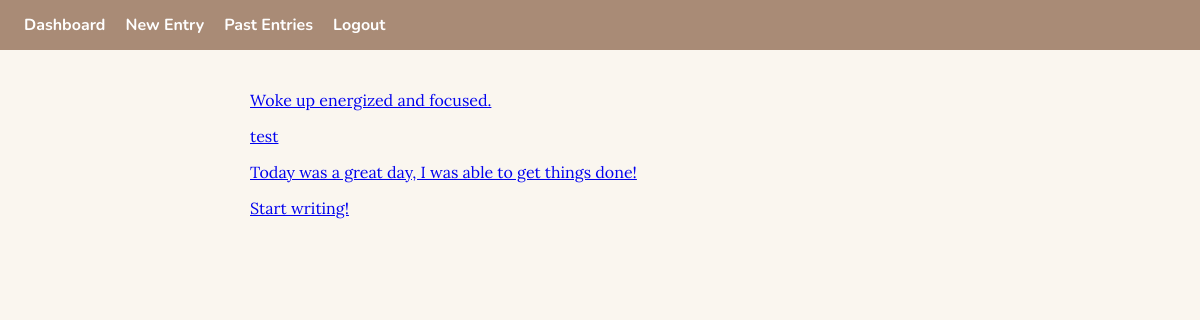
Before: /entries (signed in) with the older database file.
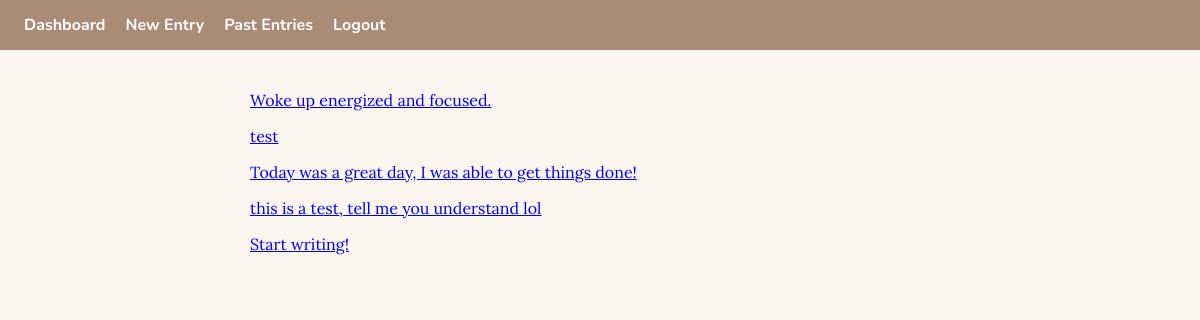
After: the same page with the newer database file.
### app.py (models this page shows)
class Entry(db.Model):
                id = db.Column(db.Integer, primary_key=True)
                content = db.Column(db.Text, nullable=False)
                mode = db.Column(db.String(10), default="Personal")
                ai = db.Column(db.Text, nullable=True)
                mood = db.Column(db.Integer, nullable=True)
                created_at = db.Column(db.DateTime, default=datetime.utcnow)
                user_id = db.Column(db.Integer, db.ForeignKey('user.id'), nullable=False)

### app.py (the view)
@app.route('/entries')
@login_required
def entries():
       entries = Entry.query.filter_by(user_id=current_user.id).all()
       return render_template('entries.html', entries=entries)

### app.py (called while the page is built)
@login_manager.user_loader
def load_user(user_id):
    return User.query.get(int(user_id))

### templates/entries.html (shortened to what this page needs)
{% extends 'base.html' %}
{% block content %}
{% for entry in entries %}
<p><a href="{{ url_for('entry', id=entry.id) }}">{{ entry.content }}</a></p>
{% else %}
<p>No entries yet!</p>
{% endfor %}
<p><a href="{{ url_for('new_entry') }}">Start writing!</a> </p>
{% endblock %}

Changed rows visible on the page:
added Entry: content "this is a test, tell me you understand lol"
